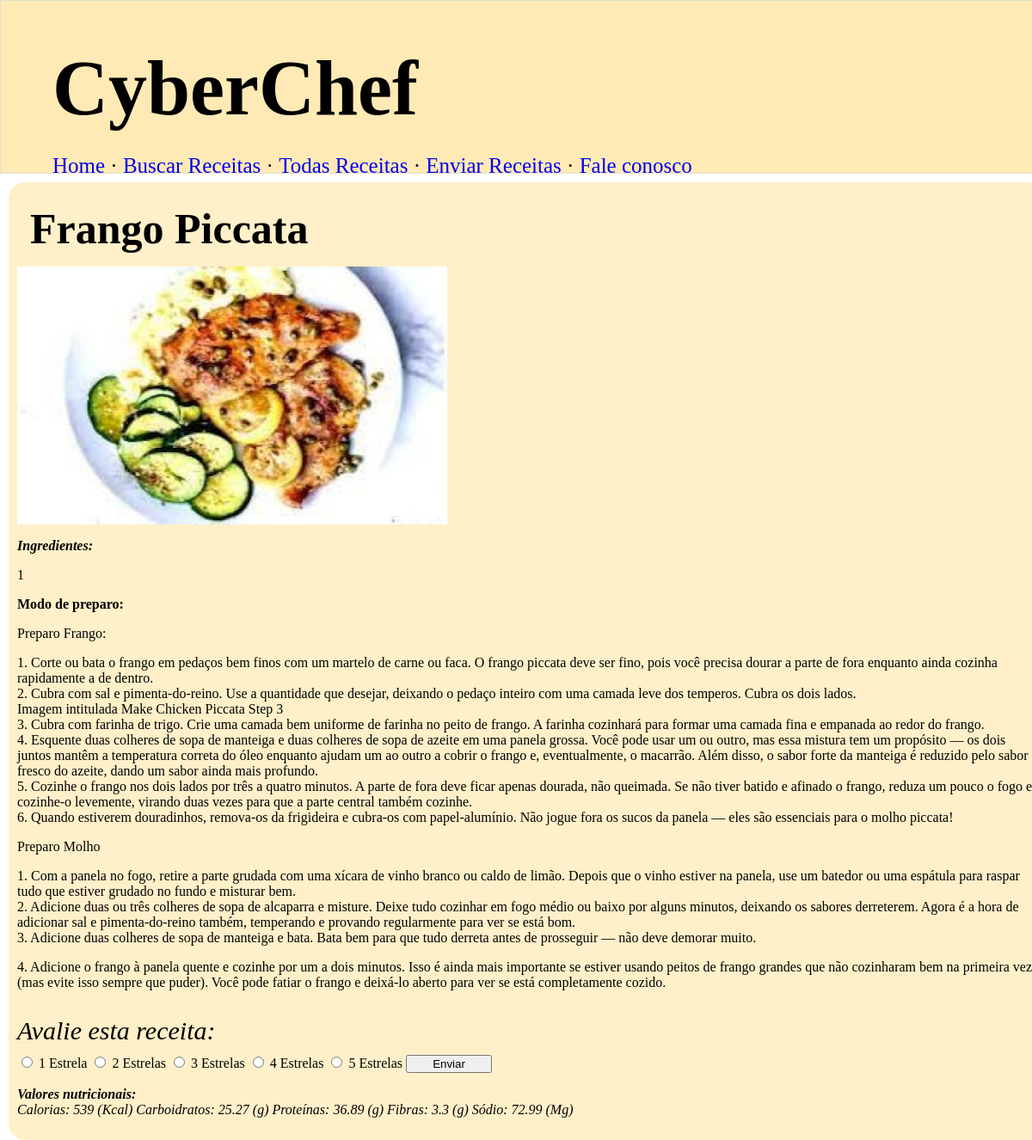
Before: /receita/5/ with the older database file.
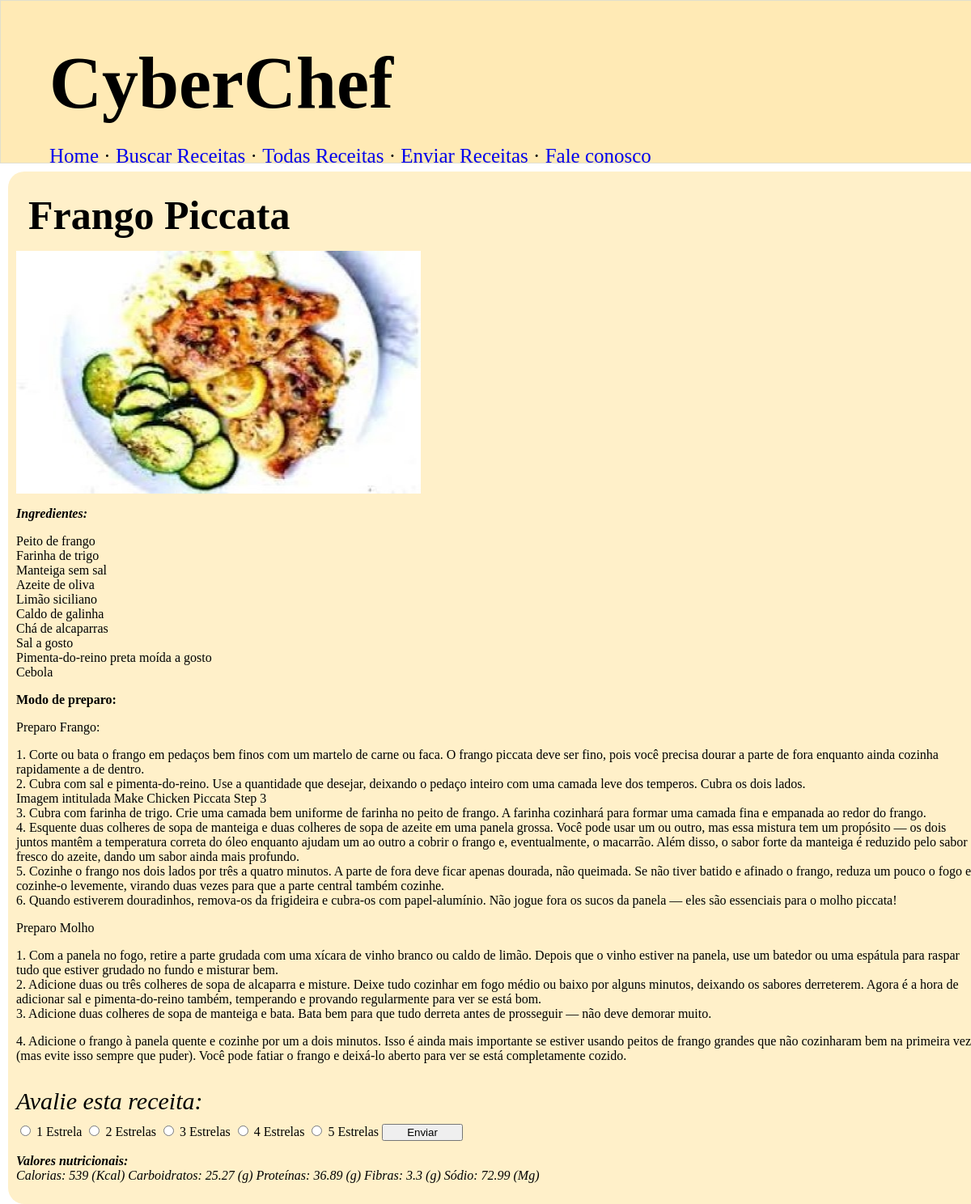
After: the same page with the newer database file.
### receitas/models.py (models this page shows, shortened)
class Receita(models.Model):
    titulo = models.CharField(max_length=200)
    ingredientes = models.TextField()
    calorias = models.IntegerField()
    modopreparo = models.TextField()
    carboidrato = models.FloatField()
    proteina = models.FloatField()
    fibra = models.FloatField()
    sodio = models.FloatField()
    foto = models.ImageField(upload_to='receitas/fotos/')
    acessos = models.PositiveIntegerField(default=0)

### receitas/views.py (the view)
# urls.py: path('receita/<int:receita_id>/', views.detalhe_receita, name='detalhe_receita'),
def detalhe_receita(request, receita_id):
    receita = get_object_or_404(Receita, pk=receita_id)
    return render(request, 'receitas/detalhe-receita.html', {'receita': receita})

### receitas/templates/receitas/detalhe-receita.html (shortened to what this page needs)
<!DOCTYPE html>
<html lang="pt-BR">
    <head>
    </head>
    <body>
        <div class="cabecalho">
            <h1 class="titulo">CyberChef</h1>
            <nav class="teste">
                <ul>
                <li><a href="/"> Home </a></li> ·
                <li><a href="/"> Buscar Receitas </a></li> ·
                <li><a href="/todas"> Todas Receitas </a></li> ·
                <li><a href="/enviar"> Enviar Receitas </a></li> ·
                <li><a href="/contato"> Fale conosco </a></li>
                </ul>
            </nav>
        </div>
        <div class="corpo">
            <h1 class="titulorec">
                {{ receita.titulo }}
            </h1>
            <div class="imgm">
				<img src="{{ receita.foto.url }}" alt="{{ receita.titulo }}">
            </div>
            <p class="ingredientes">
                <strong>Ingredientes:</strong>
                {{ receita.ingredientes | linebreaks }}
            </p>
            <p class="modopreparo">
                <strong> Modo de preparo: </strong>
				{{ receita.modopreparo | linebreaks }}
            </p>
            <div class="avaliacao">
                <p class="titaval"> Avalie esta receita: </p>
                <label>
                    <input type="radio" name="avaliacao" value="1">
                </label> 1 Estrela
                <label>
                    <input type="radio" name="avaliacao" value="2">
                </label> 2 Estrelas
                <label>
                    <input type="radio" name="avaliacao" value="3">
                </label> 3 Estrelas
                <label>
                    <input type="radio" name="avaliacao" value="4">
                </label> 4 Estrelas
                <label>
                    <input type="radio" name="avaliacao" value="5">
                </label> 5 Estrelas
                <button class="buto"> Enviar </button>
            </div>
            <p class="valnutri">
                <strong>Valores nutricionais:</strong>
                <br>
                Calorias: {{ receita.calorias }} (Kcal)
				Carboidratos: {{ receita.carboidrato }} (g)
				Proteínas: {{ receita.proteina }} (g)
				Fibras: {{ receita.fibra }} (g)
				Sódio: {{ receita.sodio }} (Mg)
            </p>
        </div>
    </body>
</html>

Changed rows visible on the page:
changed Receita "Frango Piccata": ingredientes "1" → "Peito de frango Farinha de trigo Manteiga sem sal Azeite de oliva Limão siciliano Caldo de galinha Chá de alcaparras Sal a gosto Pimenta-do-reino preta moída a gosto Cebola"
